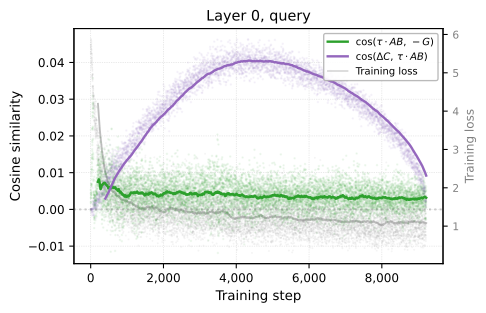

The Python source for this figure:
"""Figure S10: Cosine similarity — Layer 0 query (supplementary)."""
import json
import numpy as np
import matplotlib
matplotlib.use('Agg')
import matplotlib.pyplot as plt

DIAG_PATH = '/root/LRTT/examples/bert/results/BERT_SQUAD_LRTT_FINE/squad_diagnostic_log_te2_r32_onehot.json'
with open(DIAG_PATH) as f:
    d = json.load(f)

plt.rcParams.update({
    'font.size': 9, 'axes.labelsize': 10,
    'xtick.labelsize': 9, 'ytick.labelsize': 9,
    'axes.linewidth': 0.8,
})

tiles = [
    ('first_tile', 'Layer 0, query'),
]

win = 200

fig, axes = plt.subplots(1, 1, figsize=(5.0, 3.2))
axes = [axes]

for ax, (tile_key, tile_label) in zip(axes, tiles):
    tile = d[tile_key]

    # cos(τ·AB, -G) every step (scale-invariant, same as cos(AB,-G))
    all_steps = [r['step'] for r in tile['steps'] if 'cos_AB_G' in r]
    cos_tlrAB_nG = [-r['cos_AB_G'] for r in tile['steps'] if 'cos_AB_G' in r]

    # Transfer-step only metrics
    xfer = [r for r in tile['steps'] if r.get('is_transfer')]
    xfer_steps = [r['step'] for r in xfer]
    cos_dC_tlr = [r.get('cos_dC_tlrAB', 0) for r in xfer]

    # Scatter raw (faint)
    ax.scatter(all_steps, cos_tlrAB_nG, s=1, alpha=0.06, color='#2ca02c', zorder=1)
    ax.scatter(xfer_steps, cos_dC_tlr, s=1, alpha=0.06, color='#9467bd', zorder=1)

    # Moving averages
    if len(cos_tlrAB_nG) >= win:
        ma = np.convolve(cos_tlrAB_nG, np.ones(win)/win, mode='valid')
        ax.plot(all_steps[win-1:], ma, color='#2ca02c', linewidth=1.8,
                label=r'$\cos(\tau \cdot AB,\, -G)$', zorder=3)

    if len(cos_dC_tlr) >= win:
        ma = np.convolve(cos_dC_tlr, np.ones(win)/win, mode='valid')
        ax.plot(xfer_steps[win-1:], ma, color='#9467bd', linewidth=1.8,
                label=r'$\cos(\Delta C,\, \tau \cdot AB)$', zorder=3)

    # Loss on twin axis (moving average)
    loss_steps = [r['step'] for r in tile['steps']]
    losses = [r.get('loss', None) for r in tile['steps']]
    losses = [l if l is not None else np.nan for l in losses]
    ax2 = ax.twinx()
    ax2.scatter(loss_steps, losses, s=0.3, alpha=0.08, color='gray', zorder=0)
    if len(losses) >= win:
        ma_loss = np.convolve(losses, np.ones(win)/win, mode='valid')
        ax2.plot(loss_steps[win-1:], ma_loss, color='gray', alpha=0.5, linewidth=1.4, zorder=0)
    ax2.set_ylabel('Training loss', color='gray', fontsize=9)
    ax2.tick_params(axis='y', labelcolor='gray', labelsize=8)

    ax.axhline(y=0.0, color='gray', linestyle=':', alpha=0.4)
    ax.set_xlabel('Training step')
    ax.set_title(tile_label)
    ax.grid(True, linestyle=':', linewidth=0.5, alpha=0.6)
    ax.xaxis.set_major_formatter(plt.FuncFormatter(lambda x, _: f'{int(x):,}'))
    ax.set_zorder(ax2.get_zorder() + 1)
    ax.patch.set_visible(False)

axes[0].set_ylabel('Cosine similarity')
handles, labels = axes[0].get_legend_handles_labels()
from matplotlib.lines import Line2D
handles.append(Line2D([0], [0], color='gray', alpha=0.4, linewidth=1))
labels.append('Training loss')
axes[0].legend(handles, labels, fontsize=7.5, loc='upper right', framealpha=0.9, edgecolor='0.7')

fig.tight_layout(pad=0.5)

OUT = '/root/LRTT/examples/bert/results/plots/figS10_cosine_similarity_l0.png'
fig.savefig(OUT, dpi=300, bbox_inches='tight')
fig.savefig(OUT.replace('.png', '.svg'), bbox_inches='tight')
print(f'Saved: {OUT}')
